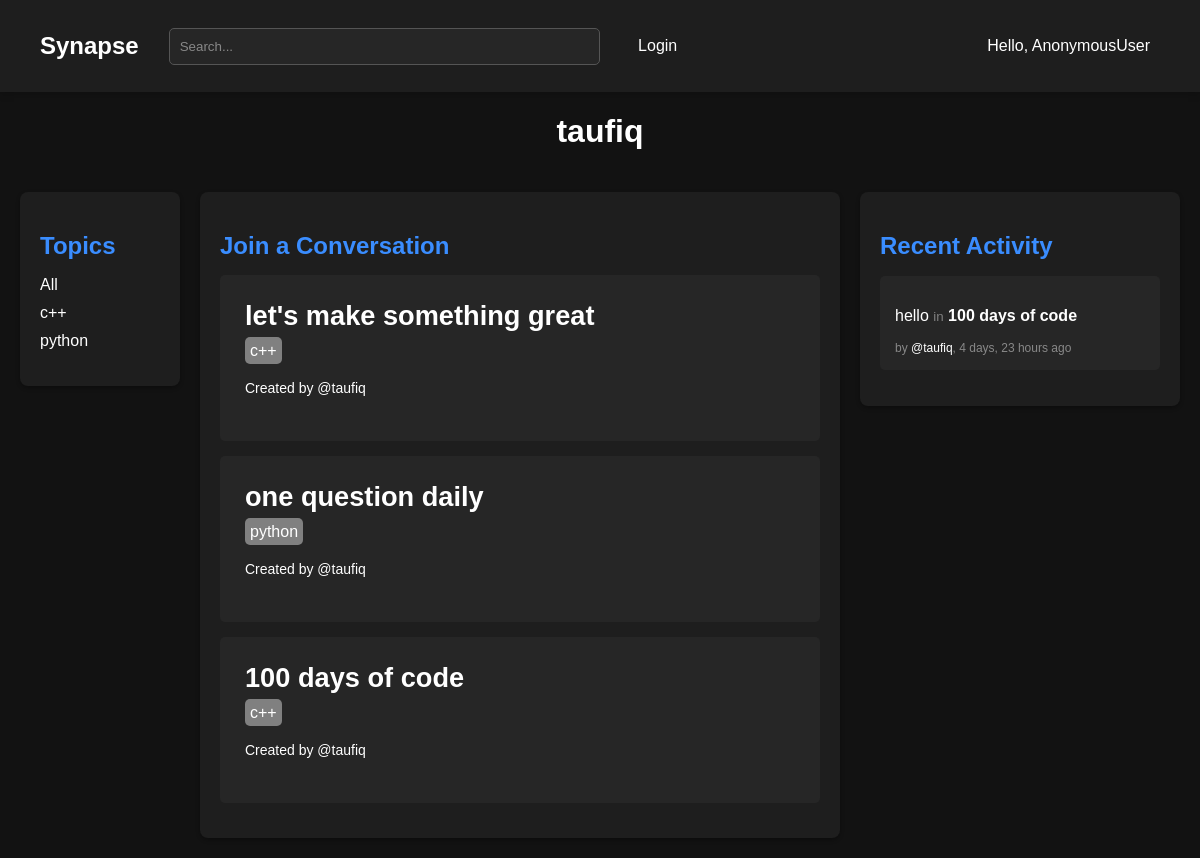
The page /profile/1 on the database as committed earlier.
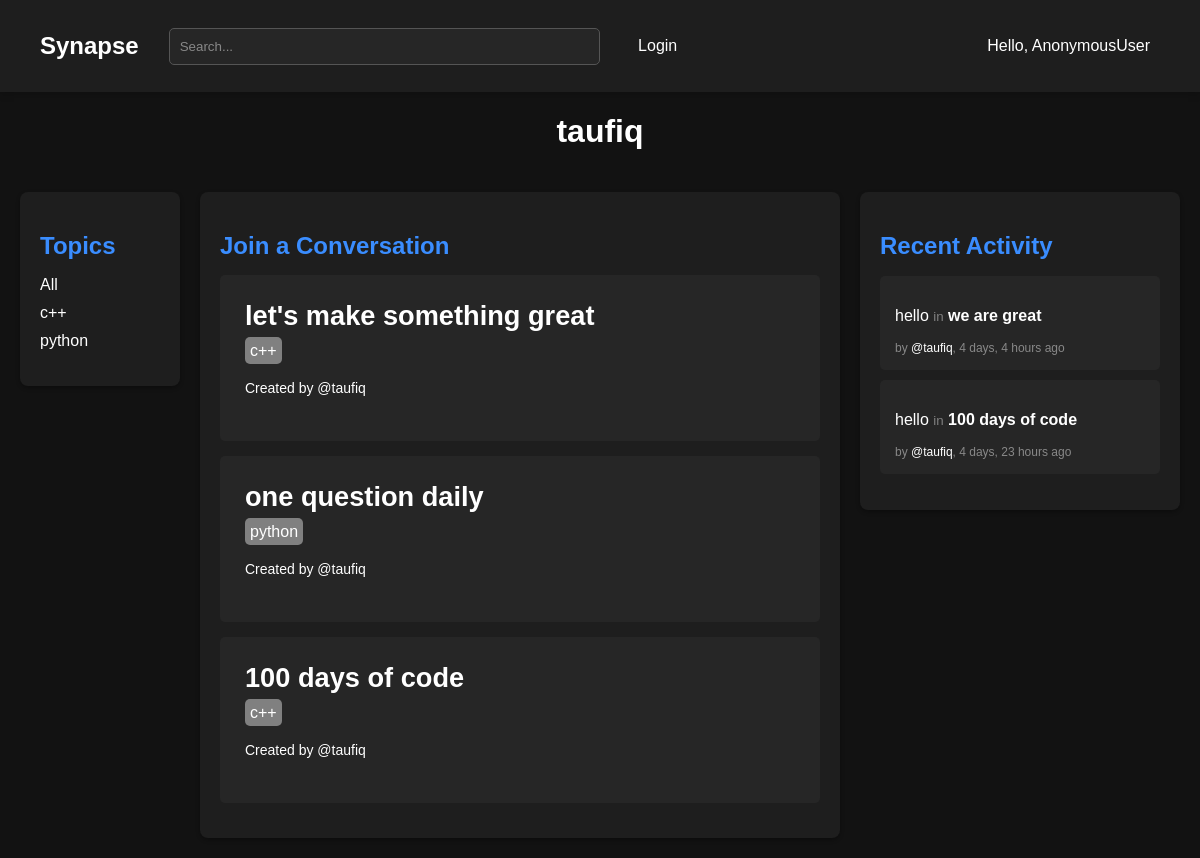
The same page on the database as committed later.
### base/models.py (models this page shows)
class Topic(models.Model):
    name = models.CharField(max_length=200)
    def __str__(self):
        return self.name

class Room(models.Model):
    host = models.ForeignKey(User, on_delete=models.SET_NULL, null=True)
    name = models.CharField(max_length=200)
    participants = models.ManyToManyField(User,related_name='participants')
    description = models.TextField(null=True, blank=True)
    topic = models.ForeignKey(Topic, on_delete=models.SET_NULL, null=True)
    updated = models.DateTimeField(auto_now= True)
    created = models.DateTimeField(auto_now_add= True)
    class Meta:
        ordering = ['-updated', 'created']
    def __str__ (self):
        return self.name

class Message(models.Model):
    user = models.ForeignKey(User, on_delete=models.CASCADE)
    body = models.TextField()
    room = models.ForeignKey(Room, related_name='messages', on_delete=models.CASCADE)
    updated = models.DateTimeField(auto_now= True)
    created = models.DateTimeField(auto_now_add= True)
    class Meta:
        ordering = ['-updated', 'created']
    def __str__ (self):
        return self.body[0:50]

### base/views.py (the view)
# urls.py: path('profile/<str:pk>', views.userProfile , name = "user-profile"),
def userProfile(request, pk):
    user = User.objects.get(id=pk)
    rooms = user.room_set.all()
    room_messages = user.message_set.all()
    topics = Topic.objects.all()
    context = {'user': user,'rooms': rooms, 'room_messages':room_messages,'topics':topics}
    return render(request, 'base/profile.html', context)

### base/templates/base/profile.html (shortened to what this page needs)
{% extends 'main.html' %}
{% block content %}
  <h1 style="text-align: center;">{{user.username}}</h1>
  <div class="dashboard">
    <div>{% include 'base/topics_component.html' %}</div>
    <div>{% include 'base/feed_component.html' %}</div>
    <div>{% include 'base/activity_component.html' %}</div>
  </div>
{% endblock %}

### base/templates/base/topics_component.html
  <div class="column topics">
    <h2>Topics</h2>
    <ul>
      <li  style="margin-bottom: 10px;"><a href="{% url 'home' %}">All</a></li>
      {% for topic in topics %}
      <div>
        <li style="margin-bottom: 10px;"><a href="{% url 'home' %}?q={{topic.name|urlencode }}"
          >{{topic.name}}</a
        ></li>
      </div>
      {% endfor %}
    </ul>
  </div>

### base/templates/base/feed_component.html (shortened to what this page needs)
<div class="column feeds">
  <h2>Join a Conversation</h2>
  {% for room in rooms %}
  <div class="feed-item">
    <div
      style="font-size: 1.7rem; font-weight: 700; padding-bottom: 10px"
      class="room-name"
    >
      <a href="{% url 'room' room.id %}">{{room.name}}</a>
    </div>
    <span style="background-color: gray; padding: 5px; border-radius: 5px;">{{room.topic}}</span>
    <div class="host-name">
      <a href="{% url 'user-profile' room.host.id %}"
        >Created by @{{room.host}}
      </a>
    </div>
  </div>
  {% endfor %}
</div>

### base/templates/base/activity_component.html (shortened to what this page needs)
<div class="column recent-activity">
  <h2>Recent Activity</h2>
  <ul>
    {% for message in room_messages %}
    <li class="activity-item">
      <p>{{message}} <small style="color: gray;">in</small> <strong>{{message.room}}</strong></p>
      <span class="activity-meta"
        >by
        <a href="{% url 'user-profile' message.user.id %}">@{{message.user}}</a
        >, {{message.created|timesince}} ago</span
      >
    </li>
    {% endfor %}
  </ul>
</div>

Rows that differ between the two databases and show on the page:
added Message: body "hello", room "we are great", user "taufiq", created "4 days, 4 hours"
